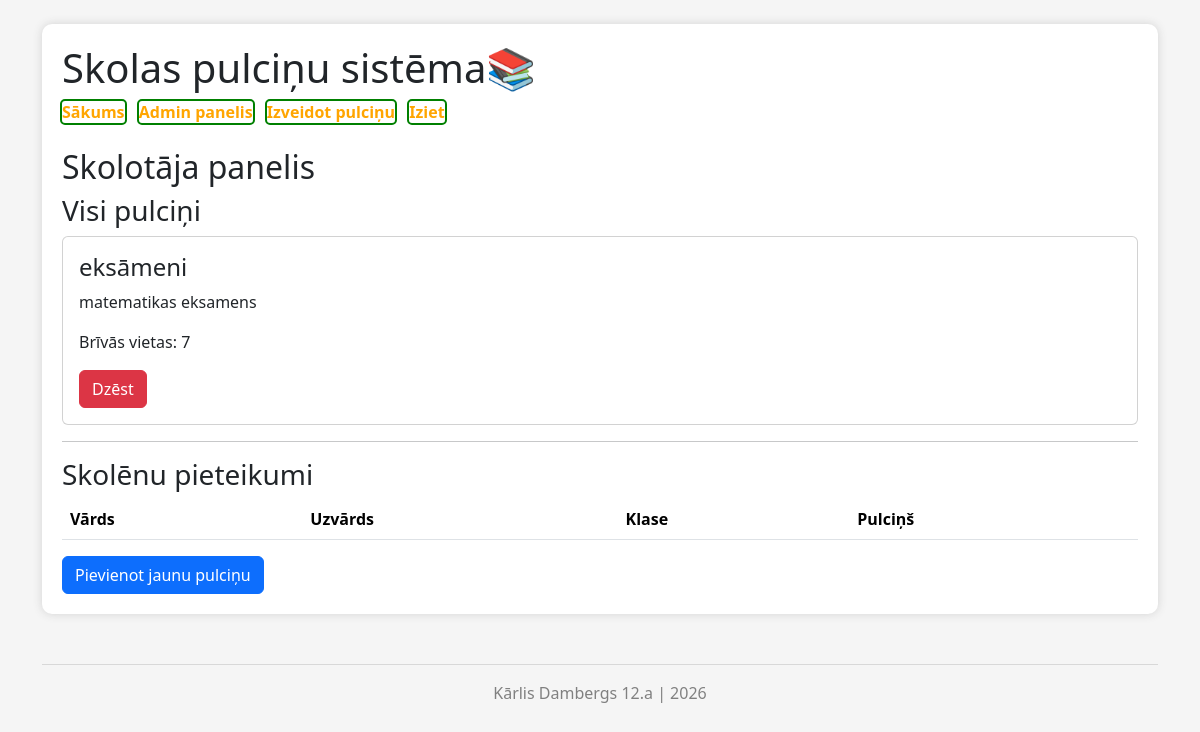
/admin (signed in), run on an earlier commit of the app's database.
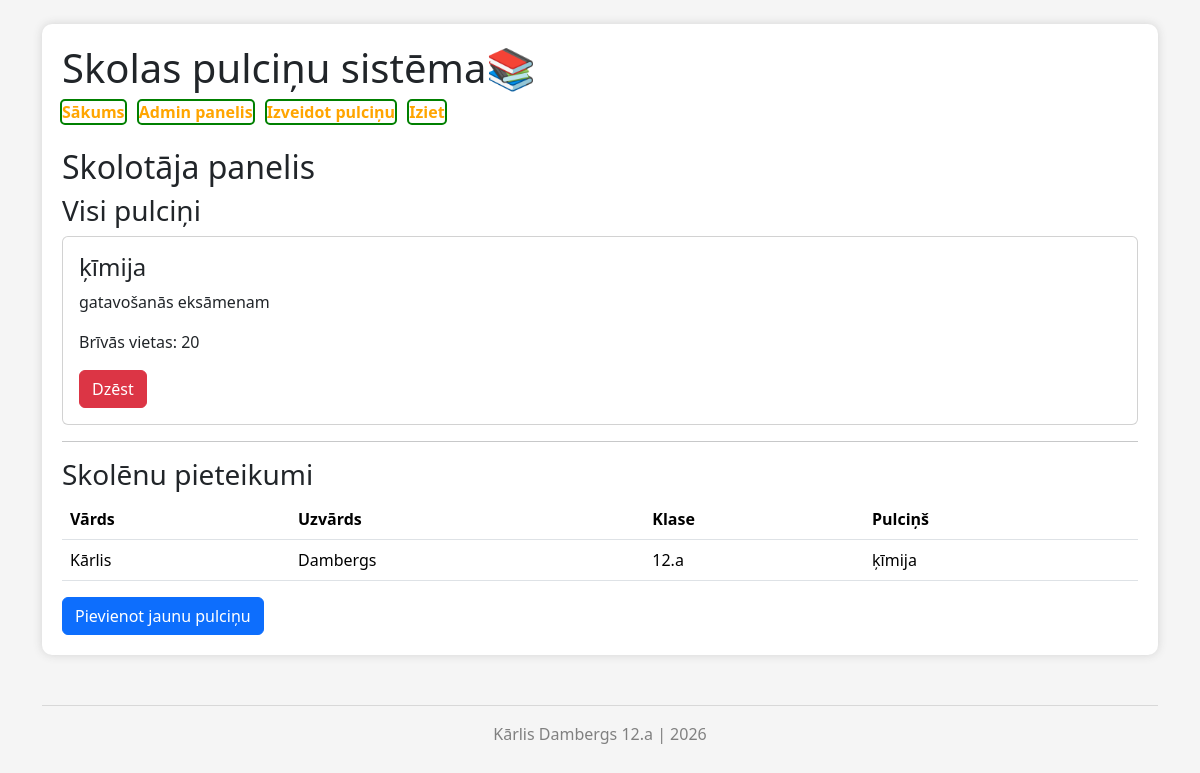
And on a later commit of the database.
### tables this page shows
CREATE TABLE "pulcini" (
	"id"	INTEGER,
	"nosaukums"	TEXT NOT NULL,
	"apraksts"	TEXT,
	"vietas"	INTEGER NOT NULL,
	PRIMARY KEY("id" AUTOINCREMENT),
	FOREIGN KEY("id") REFERENCES "pieteikumi"("pulcins_id")
);

CREATE TABLE "users" (
	"id"	INTEGER,
	"epasts"	TEXT NOT NULL UNIQUE,
	"vards"	TEXT NOT NULL,
	"uzvards"	TEXT NOT NULL,
	"klase"	TEXT NOT NULL,
	"parole"	TEXT NOT NULL,
	"loma"	TEXT DEFAULT 'student',
	PRIMARY KEY("id" AUTOINCREMENT),
	FOREIGN KEY("id") REFERENCES "pieteikumi"("user_id"),
	FOREIGN KEY("uzvards") REFERENCES ""
);

### app.py (the view)
@app.route('/admin') # Admin / Skolotāja panelis
def admin():
    if session.get('loma') != 'admin':
        return redirect('/')
    conn = sqlite3.connect("datubaze.db")
    conn.row_factory = sqlite3.Row
    cur = conn.cursor()
    cur.execute("SELECT * FROM pulcini")
    pulcini = cur.fetchall()
    cur.execute("""
    SELECT pieteikumi.id, users.vards, users.uzvards, users.klase, pulcini.nosaukums
    FROM pieteikumi
    JOIN users ON pieteikumi.user_id = users.id
    JOIN pulcini ON pieteikumi.pulcins_id = pulcini.id
    """)
    pieteikumi = cur.fetchall()
    conn.close()
    return render_template('admin.html', pulcini=pulcini, pieteikumi=pieteikumi)

### templates/admin.html (shortened to what this page needs)
{% extends "layout.html" %}
{% block content %}
<h2>Skolotāja panelis</h2>
<h3>Visi pulciņi</h3>
{% for i in pulcini %}
<div class="card p-3 mb-2">
    <h4>{{i.nosaukums}}</h4>
    <p>{{i.apraksts}}</p>
    <p>Brīvās vietas: {{i.vietas}}</p>
    <form method="POST" action="/admin_delete">
        <button class="btn btn-danger">Dzēst</button>
    </form>
</div>
{% endfor %}
<hr>
<h3>Skolēnu pieteikumi</h3>
<table class="table">
    <tr>
        <th>Vārds</th>
        <th>Uzvārds</th>
        <th>Klase</th>
        <th>Pulciņš</th>
    </tr>
{% for i in pieteikumi %}
    <tr>
        <td>{{ i.vards }}</td>
        <td>{{ i.uzvards }}</td>
        <td>{{ i.klase }}</td>
        <td>{{ i.nosaukums }}</td>
    </tr>
{% endfor %}
</table>
<a href="/admin_izveidot" class="btn btn-primary">
    Pievienot jaunu pulciņu
</a>
{% endblock %}

What changed in the data, as far as the page shows it:
removed pulcini: nosaukums "eksāmeni", apraksts "matematikas eksamens", vietas "7"
added pulcini: nosaukums "ķīmija", apraksts "gatavošanās eksāmenam", vietas "20"
now on this page (row unchanged): users: vards "Kārlis", uzvards "Dambergs", klase "12.a", nosaukums "ķīmija"
